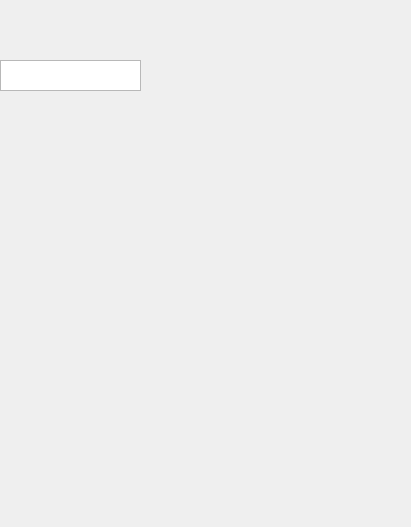
<?xml version="1.0" encoding="UTF-8"?>
<ui version="4.0">
 <class>Form</class>
 <widget class="QWidget" name="Form">
  <property name="geometry">
   <rect>
    <x>0</x>
    <y>0</y>
    <width>411</width>
    <height>527</height>
   </rect>
  </property>
  <property name="windowTitle">
   <string>Form</string>
  </property>
  <widget class="QTextEdit" name="textEdit">
   <property name="geometry">
    <rect>
     <x>0</x>
     <y>60</y>
     <width>141</width>
     <height>31</height>
    </rect>
   </property>
  </widget>
 </widget>
 <resources/>
 <connections/>
</ui>
